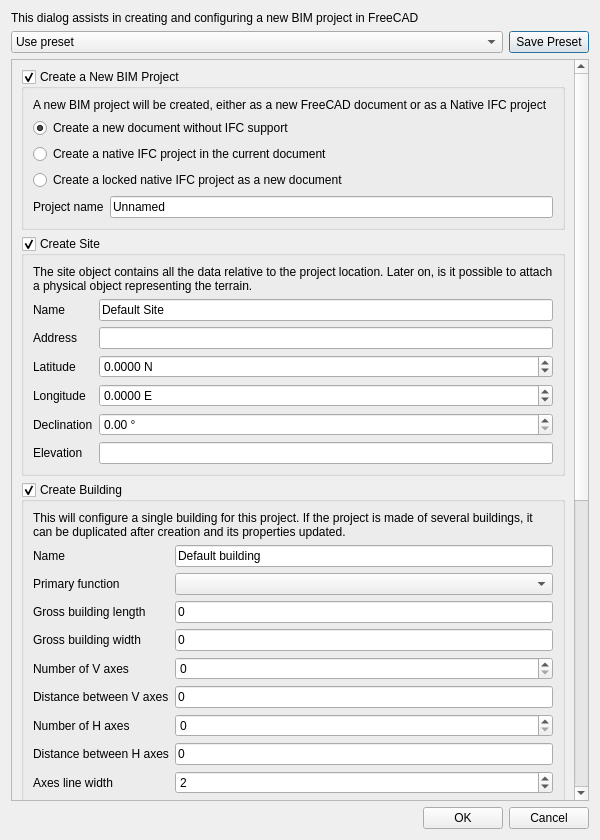
<?xml version="1.0" encoding="UTF-8"?>
<ui version="4.0">
 <class>Dialog</class>
 <widget class="QDialog" name="Dialog">
  <property name="geometry">
   <rect>
    <x>0</x>
    <y>0</y>
    <width>600</width>
    <height>840</height>
   </rect>
  </property>
  <property name="windowTitle">
   <string>BIM Project Setup</string>
  </property>
  <layout class="QVBoxLayout" name="verticalLayout">
   <item>
    <widget class="QLabel" name="label">
     <property name="text">
      <string>This dialog assists in creating and configuring a new BIM project in FreeCAD</string>
     </property>
     <property name="wordWrap">
      <bool>true</bool>
     </property>
    </widget>
   </item>
   <item>
    <layout class="QHBoxLayout" name="horizontalLayout_4">
     <item>
      <widget class="QComboBox" name="presets">
       <property name="sizePolicy">
        <sizepolicy hsizetype="MinimumExpanding" vsizetype="Fixed">
         <horstretch>0</horstretch>
         <verstretch>0</verstretch>
        </sizepolicy>
       </property>
       <property name="toolTip">
        <string>Fill this dialog with preset values</string>
       </property>
       <item>
        <property name="text">
         <string>Use preset</string>
        </property>
       </item>
      </widget>
     </item>
     <item>
      <widget class="QPushButton" name="buttonSave">
       <property name="sizePolicy">
        <sizepolicy hsizetype="Minimum" vsizetype="Fixed">
         <horstretch>0</horstretch>
         <verstretch>0</verstretch>
        </sizepolicy>
       </property>
       <property name="toolTip">
        <string>The settings below can be saved as a preset. Presets are stored as .txt files in the local FreeCAD user folder</string>
       </property>
       <property name="text">
        <string>Save Preset</string>
       </property>
       <property name="icon">
        <iconset theme="gtk-save">
         <normaloff>../../../../../../../.designer/backup</normaloff>../../../../../../../.designer/backup</iconset>
       </property>
      </widget>
     </item>
    </layout>
   </item>
   <item>
    <widget class="QScrollArea" name="scrollArea">
     <property name="widgetResizable">
      <bool>true</bool>
     </property>
     <widget class="QWidget" name="scrollAreaWidgetContents">
      <property name="geometry">
       <rect>
        <x>0</x>
        <y>-1041</y>
        <width>428</width>
        <height>1740</height>
       </rect>
      </property>
      <layout class="QVBoxLayout" name="verticalLayout_2">
       <item>
        <widget class="QGroupBox" name="groupNewProject">
         <property name="toolTip">
          <string>Creates a new BIM project</string>
         </property>
         <property name="title">
          <string>Create a New BIM Project</string>
         </property>
         <property name="checkable">
          <bool>true</bool>
         </property>
         <property name="checked">
          <bool>true</bool>
         </property>
         <layout class="QVBoxLayout" name="verticalLayout_4">
          <item>
           <widget class="QLabel" name="label_8">
            <property name="text">
             <string>A new BIM project will be created, either as a new FreeCAD document or as a Native IFC project</string>
            </property>
            <property name="wordWrap">
             <bool>true</bool>
            </property>
           </widget>
          </item>
          <item>
           <layout class="QVBoxLayout" name="verticalLayout_8">
            <item>
             <widget class="QRadioButton" name="radioNative1">
              <property name="toolTip">
               <string>This will create a new FuCad document for the construction of a BIM model, but initially with no specific IFC structure. This is the most flexible option when starting working on a BIM project. This project can be converted to IFC anytime later.</string>
              </property>
              <property name="text">
               <string>Create a new document without IFC support</string>
              </property>
              <property name="checked">
               <bool>true</bool>
              </property>
             </widget>
            </item>
            <item>
             <widget class="QRadioButton" name="radioNative2">
              <property name="toolTip">
               <string>This will create an IFC project. All the BIM objects added to the IFC project will immediately become IFC objects. This is less flexible, but helps to strictly adhere to the IFC standard.</string>
              </property>
              <property name="text">
               <string>Create a native IFC project in the current document</string>
              </property>
              <property name="checked">
               <bool>false</bool>
              </property>
             </widget>
            </item>
            <item>
             <widget class="QRadioButton" name="radioNative3">
              <property name="toolTip">
               <string>The new IFC project will be created as a new FreeCAD document. In that mode, the IFC project is the FreeCAD document, anything created in that document becomes part of the IFC project. This is extremely restrictive as no non-IFC object can be added to the document.</string>
              </property>
              <property name="text">
               <string>Create a locked native IFC project as a new document</string>
              </property>
             </widget>
            </item>
           </layout>
          </item>
          <item>
           <layout class="QHBoxLayout" name="horizontalLayout_5">
            <item>
             <widget class="QLabel" name="label_18">
              <property name="text">
               <string>Project name</string>
              </property>
             </widget>
            </item>
            <item>
             <widget class="QLineEdit" name="projectName">
              <property name="toolTip">
               <string>A name for this BIM or IFC project</string>
              </property>
              <property name="text">
               <string>Unnamed</string>
              </property>
             </widget>
            </item>
           </layout>
          </item>
         </layout>
        </widget>
       </item>
       <item>
        <widget class="QGroupBox" name="groupSite">
         <property name="toolTip">
          <string>Create a new site</string>
         </property>
         <property name="title">
          <string>Create Site</string>
         </property>
         <property name="flat">
          <bool>false</bool>
         </property>
         <property name="checkable">
          <bool>true</bool>
         </property>
         <layout class="QVBoxLayout" name="verticalLayout_3">
          <item>
           <widget class="QLabel" name="label_19">
            <property name="text">
             <string>The site object contains all the data relative to the project location. Later on, is it possible to attach a physical object representing the terrain.</string>
            </property>
            <property name="wordWrap">
             <bool>true</bool>
            </property>
           </widget>
          </item>
          <item>
           <layout class="QGridLayout" name="gridLayout">
            <item row="3" column="1">
             <widget class="QDoubleSpinBox" name="siteLongitude">
              <property name="toolTip">
               <string>The east longitude of this site</string>
              </property>
              <property name="suffix">
               <string> E</string>
              </property>
              <property name="decimals">
               <number>4</number>
              </property>
              <property name="minimum">
               <double>-180.000000000000000</double>
              </property>
              <property name="maximum">
               <double>180.000000000000000</double>
              </property>
             </widget>
            </item>
            <item row="6" column="0">
             <widget class="QLabel" name="label_6">
              <property name="text">
               <string>Elevation</string>
              </property>
             </widget>
            </item>
            <item row="5" column="0">
             <widget class="QLabel" name="label_5">
              <property name="text">
               <string>Declination</string>
              </property>
             </widget>
            </item>
            <item row="0" column="1">
             <widget class="QLineEdit" name="siteName">
              <property name="toolTip">
               <string>A name for this site</string>
              </property>
              <property name="text">
               <string>Default Site</string>
              </property>
             </widget>
            </item>
            <item row="0" column="0">
             <widget class="QLabel" name="label_7">
              <property name="text">
               <string>Name</string>
              </property>
             </widget>
            </item>
            <item row="5" column="1">
             <widget class="QDoubleSpinBox" name="siteDeclination">
              <property name="toolTip">
               <string>The difference between the up direction of this site and the true north direction</string>
              </property>
              <property name="suffix">
               <string> °</string>
              </property>
              <property name="maximum">
               <double>359.990000000000009</double>
              </property>
             </widget>
            </item>
            <item row="3" column="0">
             <widget class="QLabel" name="label_3">
              <property name="text">
               <string>Longitude</string>
              </property>
             </widget>
            </item>
            <item row="6" column="1">
             <widget class="Gui::InputField" name="siteElevation">
              <property name="toolTip">
               <string>The elevation of this site</string>
              </property>
              <property name="unit" stdset="0">
               <string notr="true"/>
              </property>
             </widget>
            </item>
            <item row="1" column="1">
             <widget class="QLineEdit" name="siteAddress">
              <property name="toolTip">
               <string>The physical (postal) address of this site</string>
              </property>
             </widget>
            </item>
            <item row="1" column="0">
             <widget class="QLabel" name="label_2">
              <property name="text">
               <string>Address</string>
              </property>
             </widget>
            </item>
            <item row="2" column="0">
             <widget class="QLabel" name="label_4">
              <property name="text">
               <string>Latitude</string>
              </property>
             </widget>
            </item>
            <item row="2" column="1">
             <widget class="QDoubleSpinBox" name="siteLatitude">
              <property name="toolTip">
               <string>The north latitude of this site</string>
              </property>
              <property name="suffix">
               <string> N</string>
              </property>
              <property name="decimals">
               <number>4</number>
              </property>
              <property name="minimum">
               <double>-90.000000000000000</double>
              </property>
              <property name="maximum">
               <double>90.000000000000000</double>
              </property>
             </widget>
            </item>
           </layout>
          </item>
         </layout>
        </widget>
       </item>
       <item>
        <widget class="QGroupBox" name="groupBuilding">
         <property name="toolTip">
          <string>Creates a new building</string>
         </property>
         <property name="title">
          <string>Create Building</string>
         </property>
         <property name="checkable">
          <bool>true</bool>
         </property>
         <layout class="QVBoxLayout" name="verticalLayout_5">
          <item>
           <widget class="QLabel" name="label_15">
            <property name="text">
             <string>This will configure a single building for this project. If the project is made of several buildings, it can be duplicated after creation and its properties updated.</string>
            </property>
            <property name="wordWrap">
             <bool>true</bool>
            </property>
           </widget>
          </item>
          <item>
           <layout class="QGridLayout" name="gridLayout_4">
            <item row="4" column="0">
             <widget class="QLabel" name="label_24">
              <property name="text">
               <string>Gross building length</string>
              </property>
             </widget>
            </item>
            <item row="5" column="0">
             <widget class="QLabel" name="label_25">
              <property name="text">
               <string>Gross building width</string>
              </property>
             </widget>
            </item>
            <item row="0" column="0">
             <widget class="QLabel" name="label_16">
              <property name="text">
               <string>Name</string>
              </property>
             </widget>
            </item>
            <item row="0" column="1">
             <widget class="QLineEdit" name="buildingName">
              <property name="text">
               <string>Default building</string>
              </property>
             </widget>
            </item>
            <item row="9" column="0">
             <widget class="QLabel" name="label_17">
              <property name="text">
               <string>Number of H axes</string>
              </property>
             </widget>
            </item>
            <item row="10" column="0">
             <widget class="QLabel" name="label_26">
              <property name="text">
               <string>Distance between H axes</string>
              </property>
             </widget>
            </item>
            <item row="7" column="0">
             <widget class="QLabel" name="label_27">
              <property name="text">
               <string>Number of V axes</string>
              </property>
             </widget>
            </item>
            <item row="3" column="1">
             <widget class="QComboBox" name="buildingUse">
              <property name="maximumSize">
               <size>
                <width>16777215</width>
                <height>16777215</height>
               </size>
              </property>
              <property name="toolTip">
               <string>The primary function of this building</string>
              </property>
              <property name="minimumContentsLength">
               <number>0</number>
              </property>
             </widget>
            </item>
            <item row="8" column="0">
             <widget class="QLabel" name="label_28">
              <property name="text">
               <string>Distance between V axes</string>
              </property>
              <property name="wordWrap">
               <bool>false</bool>
              </property>
             </widget>
            </item>
            <item row="7" column="1">
             <widget class="QSpinBox" name="countVAxes">
              <property name="toolTip">
               <string>Number of vertical axes</string>
              </property>
              <property name="value">
               <number>0</number>
              </property>
             </widget>
            </item>
            <item row="3" column="0">
             <widget class="QLabel" name="label_29">
              <property name="text">
               <string>Primary function</string>
              </property>
             </widget>
            </item>
            <item row="9" column="1">
             <widget class="QSpinBox" name="countHAxes">
              <property name="toolTip">
               <string>Number of horizontal axes</string>
              </property>
              <property name="value">
               <number>0</number>
              </property>
             </widget>
            </item>
            <item row="5" column="1">
             <widget class="Gui::InputField" name="buildingWidth">
              <property name="toolTip">
               <string>An estimate building width. Keep the value as 0 to not specify this now.</string>
              </property>
              <property name="text">
               <string>0</string>
              </property>
              <property name="unit" stdset="0">
               <string notr="true"/>
              </property>
             </widget>
            </item>
            <item row="13" column="1">
             <widget class="QSpinBox" name="lineWidth">
              <property name="toolTip">
               <string>The line width of axes</string>
              </property>
              <property name="value">
               <number>2</number>
              </property>
             </widget>
            </item>
            <item row="8" column="1">
             <widget class="Gui::InputField" name="distVAxes">
              <property name="toolTip">
               <string>Distance between vertical axes</string>
              </property>
              <property name="text">
               <string>0</string>
              </property>
              <property name="unit" stdset="0">
               <string notr="true"/>
              </property>
             </widget>
            </item>
            <item row="4" column="1">
             <widget class="Gui::InputField" name="buildingLength">
              <property name="toolTip">
               <string>An estimate building length. Keep the value as 0 to not specify this now.</string>
              </property>
              <property name="text">
               <string>0</string>
              </property>
              <property name="unit" stdset="0">
               <string notr="true"/>
              </property>
             </widget>
            </item>
            <item row="10" column="1">
             <widget class="Gui::InputField" name="distHAxes">
              <property name="toolTip">
               <string>Distance between horizontal axes</string>
              </property>
              <property name="text">
               <string>0</string>
              </property>
              <property name="unit" stdset="0">
               <string notr="true"/>
              </property>
             </widget>
            </item>
            <item row="13" column="0">
             <widget class="QLabel" name="label_30">
              <property name="text">
               <string>Axes line width</string>
              </property>
             </widget>
            </item>
            <item row="14" column="1">
             <widget class="Gui::ColorButton" name="lineColor">
              <property name="toolTip">
               <string>The color of axes</string>
              </property>
              <property name="color">
               <color>
                <red>33</red>
                <green>38</green>
                <blue>94</blue>
               </color>
              </property>
             </widget>
            </item>
            <item row="14" column="0">
             <widget class="QLabel" name="label_31">
              <property name="text">
               <string>Axes color</string>
              </property>
             </widget>
            </item>
           </layout>
          </item>
         </layout>
        </widget>
       </item>
       <item>
        <widget class="QGroupBox" name="addHumanFigure">
         <property name="toolTip">
          <string>Add a human figure to the document</string>
         </property>
         <property name="title">
          <string>Add Human Figure</string>
         </property>
         <property name="checkable">
          <bool>true</bool>
         </property>
         <layout class="QVBoxLayout" name="verticalLayout_7">
          <item>
           <widget class="QLabel" name="label_10">
            <property name="text">
             <string>A human figure will be added to the document, which helps give a sense of scale</string>
            </property>
            <property name="wordWrap">
             <bool>true</bool>
            </property>
           </widget>
          </item>
         </layout>
        </widget>
       </item>
       <item>
        <widget class="QGroupBox" name="groupBox">
         <property name="title">
          <string>Levels</string>
         </property>
         <layout class="QVBoxLayout" name="verticalLayout_6">
          <item>
           <widget class="QLabel" name="label_9">
            <property name="text">
             <string>BIM projects are typically organized into levels that represent the different storeys of a building. Although it is not mandatory to work with levels in FreeCAD, the default levels can be set here.</string>
            </property>
            <property name="wordWrap">
             <bool>true</bool>
            </property>
           </widget>
          </item>
          <item>
           <layout class="QGridLayout" name="gridLayout_5">
            <item row="0" column="1">
             <widget class="QSpinBox" name="countLevels">
              <property name="toolTip">
               <string>The number of levels to create</string>
              </property>
              <property name="singleStep">
               <number>1</number>
              </property>
              <property name="value">
               <number>0</number>
              </property>
             </widget>
            </item>
            <item row="1" column="0">
             <widget class="QLabel" name="label_32">
              <property name="text">
               <string>Level height</string>
              </property>
             </widget>
            </item>
            <item row="1" column="1">
             <widget class="Gui::InputField" name="levelHeight">
              <property name="toolTip">
               <string>The vertical distance between each level</string>
              </property>
              <property name="text">
               <string>0</string>
              </property>
              <property name="unit" stdset="0">
               <string notr="true"/>
              </property>
             </widget>
            </item>
            <item row="0" column="0">
             <widget class="QLabel" name="label_33">
              <property name="text">
               <string>Number of levels</string>
              </property>
             </widget>
            </item>
           </layout>
          </item>
          <item>
           <widget class="QLabel" name="label_34">
            <property name="text">
             <string>Default groups to be added to each level. Default groups such as walls and windows are useful to organize the different building elements inside a level.</string>
            </property>
            <property name="wordWrap">
             <bool>true</bool>
            </property>
           </widget>
          </item>
          <item>
           <widget class="QListWidget" name="groupsList">
            <property name="toolTip">
             <string>A list of groups to add under each level</string>
            </property>
            <property name="dragEnabled">
             <bool>true</bool>
            </property>
            <property name="dragDropMode">
             <enum>QAbstractItemView::InternalMove</enum>
            </property>
            <property name="defaultDropAction">
             <enum>Qt::MoveAction</enum>
            </property>
           </widget>
          </item>
          <item>
           <layout class="QHBoxLayout" name="horizontalLayout">
            <item>
             <widget class="QPushButton" name="buttonAdd">
              <property name="toolTip">
               <string>Add New Group</string>
              </property>
              <property name="text">
               <string>Add</string>
              </property>
              <property name="icon">
               <iconset theme="add">
                <normaloff>../../../../../../../.designer/backup</normaloff>../../../../../../../.designer/backup</iconset>
              </property>
             </widget>
            </item>
            <item>
             <widget class="QPushButton" name="buttonDel">
              <property name="toolTip">
               <string>Delete a selected group</string>
              </property>
              <property name="text">
               <string>Delete</string>
              </property>
              <property name="icon">
               <iconset theme="remove">
                <normaloff>../../../../../../../.designer/backup</normaloff>../../../../../../../.designer/backup</iconset>
              </property>
             </widget>
            </item>
           </layout>
          </item>
         </layout>
        </widget>
       </item>
      </layout>
     </widget>
    </widget>
   </item>
   <item>
    <layout class="QHBoxLayout" name="horizontalLayout_2">
     <item>
      <spacer name="horizontalSpacer">
       <property name="orientation">
        <enum>Qt::Horizontal</enum>
       </property>
       <property name="sizeHint" stdset="0">
        <size>
         <width>40</width>
         <height>20</height>
        </size>
       </property>
      </spacer>
     </item>
     <item>
      <widget class="QPushButton" name="buttonOK">
       <property name="toolTip">
        <string>Accept the values of this form</string>
       </property>
       <property name="text">
        <string>OK</string>
       </property>
       <property name="icon">
        <iconset theme="gtk-ok">
         <normaloff>../../../../../../../.designer/backup</normaloff>../../../../../../../.designer/backup</iconset>
       </property>
      </widget>
     </item>
     <item>
      <widget class="QPushButton" name="buttonCancel">
       <property name="toolTip">
        <string>Cancel</string>
       </property>
       <property name="text">
        <string>Cancel</string>
       </property>
       <property name="icon">
        <iconset theme="gtk-cancel">
         <normaloff>../../../../../../../.designer/backup</normaloff>../../../../../../../.designer/backup</iconset>
       </property>
      </widget>
     </item>
    </layout>
   </item>
  </layout>
 </widget>
 <customwidgets>
  <customwidget>
   <class>Gui::InputField</class>
   <extends>QLineEdit</extends>
   <header>Gui/InputField.h</header>
  </customwidget>
  <customwidget>
   <class>Gui::ColorButton</class>
   <extends>QPushButton</extends>
   <header>Gui/Widgets.h</header>
  </customwidget>
 </customwidgets>
 <resources/>
 <connections/>
</ui>
